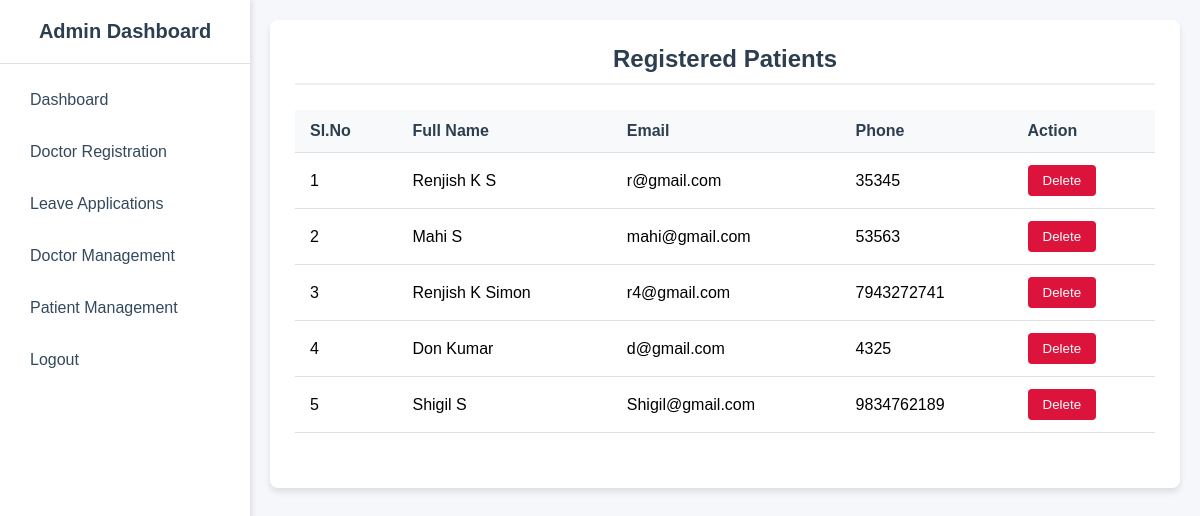
The page /manage-patients/ on the database as committed earlier.
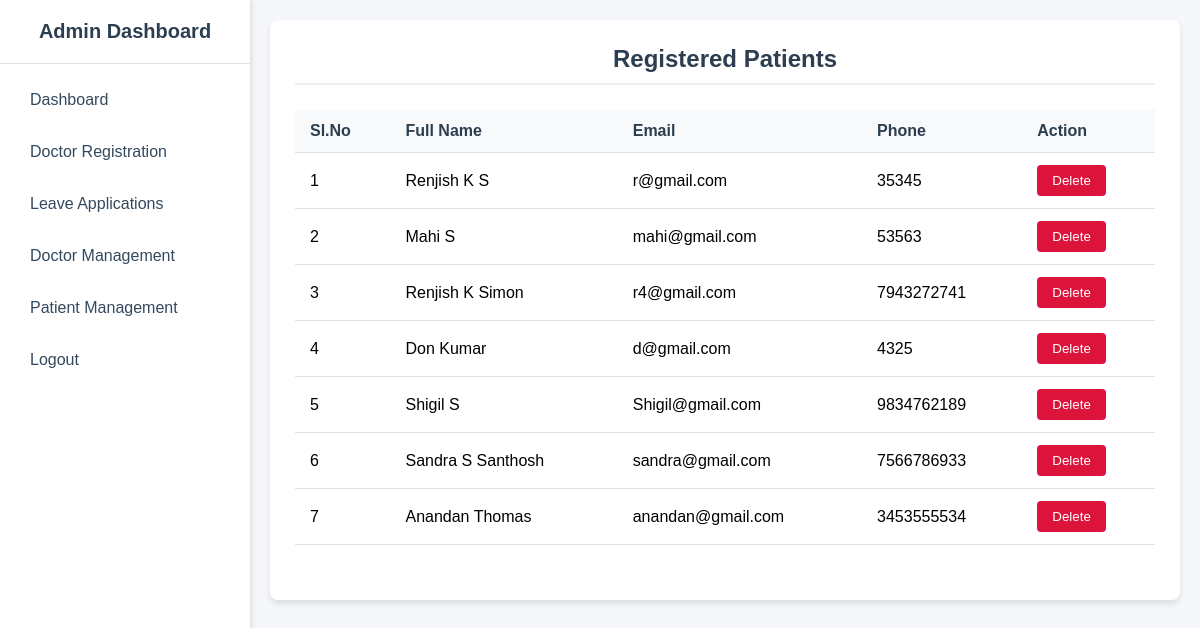
The same page on the database as committed later.
### predict/models.py (models this page shows)
class user(models.Model):
    firstname=models.CharField(max_length=255)
    lastname=models.CharField(max_length=255)
    email=models.EmailField(unique=True)
    phone=models.CharField(max_length=12)
    password=models.CharField(max_length=20)
    role=models.CharField(max_length=20)

### admin/views.py (the view)
# urls.py: path('manage-patients/', views.manage_patients, name='manage_patients'),
def manage_patients(request):
    patients = user.objects.filter(role='0')
    return render(request, 'manage_patients.html', {'patients': patients})

### admin/templates/manage_patients.html (shortened to what this page needs)
<!DOCTYPE html>
<html lang="en">
<head>
</head>
<body>
    <div class="sidebar">
        <div class="sidebar-header">
            Admin Dashboard
        </div>
        <div class="sidebar-menu">
            <label for="dashboard-radio">Dashboard</label>
            <a href="{% url 'doctorregister' %}"> <label for="doctor-registration-radio">Doctor Registration</label></a>
            <a href="{% url 'manage_leave_requests' %}"> <label for="doctor-registration-radio">Leave Applications</label></a>
            <a href="{% url 'manage_doctors' %}"> <label for="doctor-registration-radio">Doctor Management</label></a>
            <a href="{% url 'manage_patients' %}"> <label for="doctor-registration-radio">Patient Management</label></a>
            <a href="{% url 'logout_view' %}"> <label for="dashboard-radio">Logout</label></a>
        </div>
    </div>
    <div class="main-content">
        <div class="content-section">
            <h2>Registered Patients</h2>
            <table>
                <thead>
                    <tr>
                        <th>Sl.No</th>
                        <th>Full Name</th>
                        <th>Email</th>
                        <th>Phone</th>
                        <th>Action</th>
                    </tr>
                </thead>
                <tbody>
                    {% for patient in patients %}
                    <tr>
                        <td>{{ forloop.counter }}</td>
                        <td>{{ patient.firstname }} {{ patient.lastname }}</td>
                        <td>{{ patient.email }}</td>
                        <td>{{ patient.phone }}</td>
                        <td>
                            <form method="post" action="{% url 'delete_patient' patient.id %}" onsubmit="return confirm('Are you sure you want to delete this patient?');">
                                <button type="submit" class="btn-delete">Delete</button>
                            </form>
                        </td>
                    </tr>
                    {% empty %}
                    <tr>
                        <td colspan="5" class="empty-message">No patients found.</td>
                    </tr>
                    {% endfor %}
                </tbody>
            </table>
        </div>
    </div>
</body>
</html>

Rows that differ between the two databases and show on the page:
added user: firstname "Sandra S", lastname "Santhosh", email "sandra@gmail.com", phone "7566786933"
added user: firstname "Anandan", lastname "Thomas", email "anandan@gmail.com", phone "3453555534"
